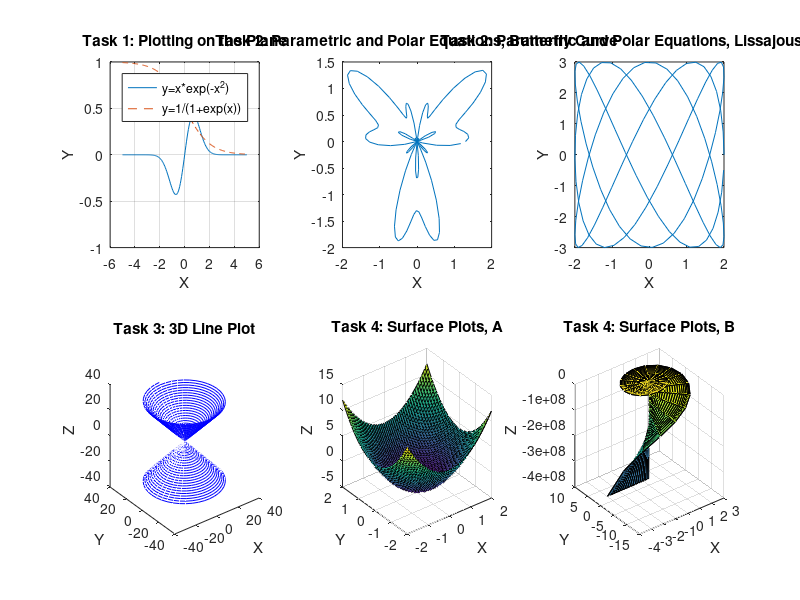

This chart was generated by the following MATLAB code: (Note: this script raises an error after producing the figure.)
%% HW 7 Andrew Choi
%% P1 Task 1
x=(-5:0.05:5);
y1=x.*exp(-x.^2);
y2=1./(1+exp(x));
% Make x an array ranging from -5 to 5 with 0.05 as the interval size so
% that we have enough points to produce a smooth curve.
figure(1)
subplot(2,3,1)
plot(x,y1)
hold on
plot(x,y2,'--')
hold off
grid on
title('Task 1: Plotting on the Plane')
xlabel('X')
ylabel('Y')
legend('y=x*exp(-x^2)','y=1/(1+exp(x))')
% Plot both the functions versus x. Use hold to display both on same graph
% and turn the grid on. Add titles, axis labels, and a legend.

%% P1 Task 2(a)
theta=(0:0.05:2*pi);
r=(cos(5.*theta)).^2+sin(3.*theta)+0.3;
[x,y]=pol2cart(theta,r);
% Make theta a large array ranging from 0 to 2pi.
% Use the pol2cart function so that the polar coordinates are properly
% converted to cartesian ones [x,y].
subplot(2,3,2)
plot(x,y)
% Once plotted we can see that the polar graph has the shape of a butterfly
% hence the name, Butterfly Curve.
title('Task 2: Parametric and Polar Equations, Butterfly Curve')
xlabel('X')
ylabel('Y')
% Add a title and axis labels.

%% P1 Task 2(b)
a=2;
b=3;
wx=3;
wy=5;
deltax=0;
deltay=0;
% Assign all the variables given their values accordingly.
x=a.*cos(wx.*theta-deltax);
y=b.*sin(wy.*theta-deltay);
% Use theta from Task 2(a) for the parametric equations.
subplot(2,3,3)
plot(x,y)
% Plot the two parametric equations to produce the lissajous curves.
title('Task 2: Parametric and Polar Equations, Lissajous Curves')
xlabel('X')
ylabel('Y')
% Add a title and axis labels.

%% P1 Task 3
t=linspace(0,10*pi,1000);
x=t.*sin(5.*t);
y=t.*cos(5.*t);
z=t;
% Create all the variables necessary in order to graph a 3D spiral.
subplot(2,3,4)
plot3(x,y,z,'b')
hold on
plot3(x,y,-z,'b')
hold off
% Plot the first spiral using plot3. In order to get the second upside down
% spiral on the same graph use hold and make all values of z negative.
title('Task 3: 3D Line Plot')
xlabel('X')
ylabel('Y')
zlabel('Z')
% Add a title and axis labels.

%% P1 Task 4(a)
xrow=linspace(-2,2,50);
yrow=linspace(-2,2,50);
% Create large arrays ranging from -2 to 2.
[x,y]=meshgrid(xrow,yrow);
% Use meshgrid to create matrices x and y using the arrays from above. 
z=2.*x.^2+2.*y.^2-4;
subplot(2,3,5)
surf(x,y,z)
% Use surf to plot the surface defined by the parametric equation.
title('Task 4: Surface Plots, A')
xlabel('X')
ylabel('Y')
zlabel('Z')
% Add a title and axis labels.

%% P1 Task 4(b)
urow=linspace(0,6*pi,50);
vrow=linspace(0,2*pi,50);
% Create large arrays ranging from 0 to 6 pi and 0 to 2pi.
[u,v]=meshgrid(urow,vrow);
% Use meshgrid to create matrices u and v using tthe arrasy from above.
x=2.*(1-exp(u./(6.*pi))).*cos(u).*(cos(v./2)).^2;
y=2.*(-1+exp(u./(3.*pi))).*sin(u).*(cos(v./2)).^2;
z=1-exp(u./3.*pi)-sin(v)+exp(u./(6.*pi)).*sin(v);
subplot(2,3,6)
surf(x,y,z)
% Use surf to plot the surface defined by the parametric equations.
title('Task 4: Surface Plots, B')
xlabel('X')
ylabel('Y')
zlabel('Z')
% Add a title and axis labels.

%% P2 Task 1
load 'parrotImage';
% Load the parrot mat file.
grayred=parrotImage;
grayred(:,:,2:3)=[];
figure(2)
subplot(2,2,1)
imshow(grayred)
% To get the grayscale image of the red intensity remove the second and
% third layers from parrotImage so that only the red intensity remains.
% Do the same for green and blue intensity by removing the respective
% layers.
title('Red Intensity')
graygreen=parrotImage;
graygreen(:,:,[1 3])=[];
subplot(2,2,2)
imshow(graygreen)
title('Green Intensity')
grayblue=parrotImage;
grayblue(:,:,1:2)=[];
subplot(2,2,3)
imshow(grayblue)
title('Blue Intensity')
subplot(2,2,4)
imshow(parrotImage)
title('RGB Image')
% Use subplot and imshow to get all the images on one figure. Add
% appropriate titles to each image.

%% P2 Task 2
redparrot=uint8(zeros(size(parrotImage)));
% Make a matrix full of zeros that is the same size as parrotImage.
redparrot(:,:,1)=parrotImage(:,:,1);
% Copy the red layer from parrotImage onto the matrix of zeros.
figure(3)
subplot(2,2,1)
imshow(redparrot)
% Plot this red layer to get the false red image of the parrot. Do the
% above procedure for the green and blue layer as well.
title('Red Intensity')
greenparrot=uint8(zeros(size(parrotImage)));
greenparrot(:,:,2)=parrotImage(:,:,2);
subplot(2,2,2)
imshow(greenparrot)
title('Green Intensity')
blueparrot=uint8(zeros(size(parrotImage)));
blueparrot(:,:,3)=parrotImage(:,:,3);
subplot(2,2,3)
imshow(blueparrot)
title('Blue Intensity')
subplot(2,2,4)
imshow(parrotImage)
title('RGB Image')
% Use subplot and imshow to get all the images on one figure. Add
% appropriate titles to each image.

%% P2 Task 3
figure(4)
subplot(2,2,1)
imshow(parrotImage)
title('Original')
rgparrot=parrotImage;
% Make a copy of parrotImage and then switch the second layer with the
% first layer and the first with the second. Essentially switching the
% green and red colors. Do this for red/blue and green/blue as well.
rgparrot(:,:,2)=redparrot(:,:,1);
rgparrot(:,:,1)=greenparrot(:,:,2);
subplot(2,2,2)
imshow(rgparrot)
title('Red/Green Swapped')
rbparrot=parrotImage;
rbparrot(:,:,1)=blueparrot(:,:,3);
rbparrot(:,:,3)=redparrot(:,:,1);
subplot(2,2,3)
imshow(rbparrot)
title('Red/Blue Swapped')
gbparrot=parrotImage;
gbparrot(:,:,2)=blueparrot(:,:,3);
gbparrot(:,:,3)=greenparrot(:,:,2);
subplot(2,2,4)
imshow(gbparrot)
title('Green/Blue Swapped')
% Use subplot and imshow to get all the images on one figure. Add
% appropriate titles to each image.

%% P3 Task 1
load clown
clownImage=X;
clownColorMap=map;
% Load clown.jpg and assign variables as told on assignment.
colormapimage=zeros(9,9);
% Make a 9x9 matrix of zeros.
colormapimage(1:81)=1:81;
% Assign each indice a consecutive value from 1 to 81.
figure(5)
imagesc(colormapimage)
title('Clown Image Colormap')
colormap(clownColorMap)
% Use imagesc to graph pixelated 9x9 image. Then using the colormap
% function will change the pixel colors to ones pertaining to the original
% clown image. Add an appropriate title.


%% P3 Task 2
figure(6)
imshow(clownImage,gray)
% Use imshow on clownImage along with the matlab colormap gray to get a
% grayscale image off the clown.
title('Clown Image Grayscale')

%% P3 Task 3
customcolormap=rand(81,3);
% In order to generate a custom color map use the rand function to compute
% 81x3 numbers from 0 to 1. This ensures us we will get at least 81 unique
% colors. x3 because it is RGB.
custommap=zeros(9,9);
custommap(1:81)=1:81;
% Make a 9x9 matrix of zeros and assign values as before.
figure(7)
imagesc(custommap)
title('Custom ColorMap')
colormap(customcolormap)
% Use imagesc on the matrix while using the colormap function on the custom
% color map to produce the 9x9 pixelated image.
figure(8)
imshow(clownImage,customcolormap)
% Use imshow on clownImage and by setting the custom map as the map to
% display the clown image with colors from our custom map.
title('Image')







